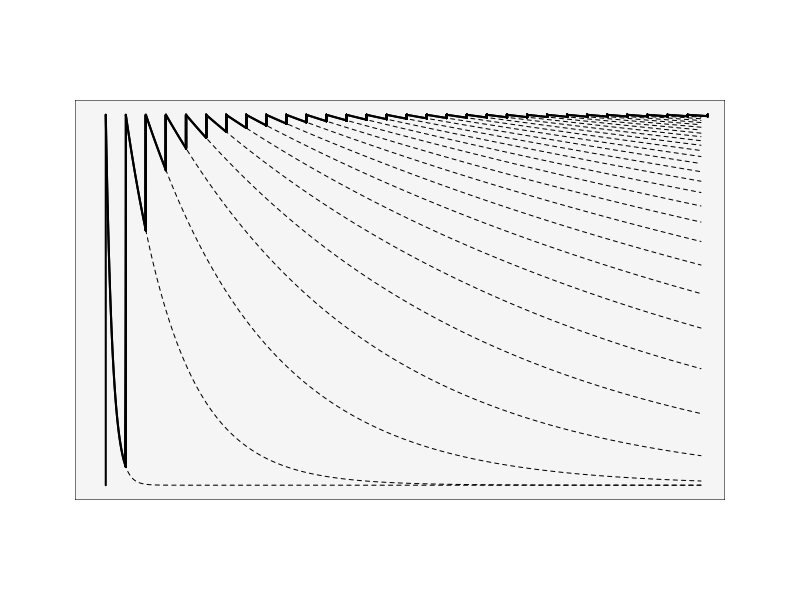

Generate this figure with R:
## ---- chunk 1
par(mai=c(0,0,0,0),pin=c(6.5,4))
{plot(1,ylab="",xlab="",ylim=c(0,1),xlim=c(0,90),type='l',axes=F)
  rect(par("usr")[1],par("usr")[3],par("usr")[2],par("usr")[4],col = "gray96")
segments(1,0,1,1,lw=2)
for (i in seq(1,90,3)){x<-seq(i,i+3,.001); lines(x,exp(-(x-(i))/((i)^(1.5))),lw=2); segments(i+3,exp(-(x-(i))/((i)^(1.5))),i+3,exp(-(x-(i))/((i)^(1.5))), lw=2)}
for (i in seq(1,90,3)){x<-seq(i,90,.001); lines(x,exp(-(x-(i))/((i)^(1.5))), lty=2)}
for (i in seq(1,90,3)){x<-seq(i,i+3,.001); lines(x,exp(-(x-(i))/((i)^(1.5))),lw=2)}}

## ---- chunk 2
a1=.000319
a2=.000000179
m1=.704
m2=.000145
#plot(curve(m1*exp(-a1*x)+((m1*m2*(exp(-a2*x)-exp(-a1*x)))/(a1-a2)),ylim=c(0,1),xlim=c(0,100000)),ylim=c(0,1))
